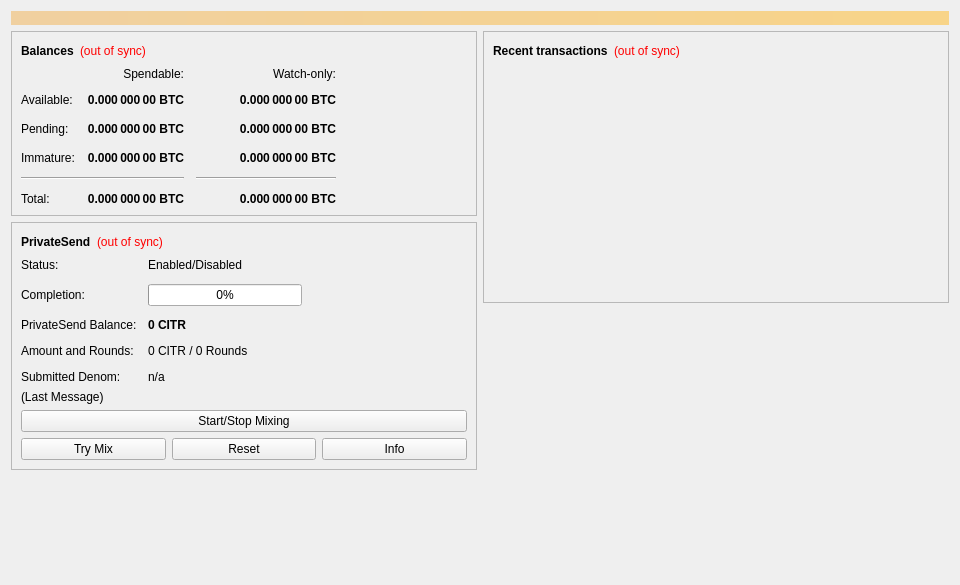
<?xml version="1.0" encoding="UTF-8"?>
<ui version="4.0">
 <class>OverviewPage</class>
 <widget class="QWidget" name="OverviewPage">
  <property name="geometry">
   <rect>
    <x>0</x>
    <y>0</y>
    <width>960</width>
    <height>585</height>
   </rect>
  </property>
  <property name="minimumSize">
   <size>
    <width>960</width>
    <height>0</height>
   </size>
  </property>
  <property name="windowTitle">
   <string>Form</string>
  </property>
  <layout class="QVBoxLayout" name="topLayout">
   <item>
    <widget class="QLabel" name="labelAlerts">
     <property name="visible">
      <bool>false</bool>
     </property>
     <property name="styleSheet">
      <string notr="true">QLabel { background-color: qlineargradient(x1: 0, y1: 0, x2: 1, y2: 0, stop:0 #F0D0A0, stop:1 #F8D488); color:#000000; }</string>
     </property>
     <property name="wordWrap">
      <bool>true</bool>
     </property>
     <property name="margin">
      <number>3</number>
     </property>
     <property name="textInteractionFlags">
      <set>Qt::TextSelectableByMouse</set>
     </property>
    </widget>
   </item>
   <item>
    <layout class="QHBoxLayout" name="horizontalLayout" stretch="1,1">
     <item>
      <layout class="QVBoxLayout" name="verticalLayout_2">
       <item>
        <widget class="QFrame" name="frame">
         <property name="frameShape">
          <enum>QFrame::StyledPanel</enum>
         </property>
         <property name="frameShadow">
          <enum>QFrame::Raised</enum>
         </property>
         <layout class="QVBoxLayout" name="verticalLayout_4">
          <item>
           <layout class="QHBoxLayout" name="horizontalLayout_4">
            <item>
             <widget class="QLabel" name="label_5">
              <property name="font">
               <font>
                <weight>75</weight>
                <bold>true</bold>
               </font>
              </property>
              <property name="text">
               <string>Balances</string>
              </property>
             </widget>
            </item>
            <item>
             <widget class="QLabel" name="labelWalletStatus">
              <property name="toolTip">
               <string>The displayed information may be out of date. Your wallet automatically synchronizes with the Citrus network after a connection is established, but this process has not completed yet.</string>
              </property>
              <property name="styleSheet">
               <string notr="true">QLabel { color: red; }</string>
              </property>
              <property name="text">
               <string notr="true">(out of sync)</string>
              </property>
              <property name="alignment">
               <set>Qt::AlignLeading|Qt::AlignLeft|Qt::AlignVCenter</set>
              </property>
             </widget>
            </item>
            <item>
             <spacer name="horizontalSpacer_3">
              <property name="orientation">
               <enum>Qt::Horizontal</enum>
              </property>
              <property name="sizeHint" stdset="0">
               <size>
                <width>40</width>
                <height>20</height>
               </size>
              </property>
             </spacer>
            </item>
           </layout>
          </item>
          <item>
           <layout class="QGridLayout" name="gridLayout">
            <property name="spacing">
             <number>12</number>
            </property>
            <item row="2" column="2">
             <widget class="QLabel" name="labelWatchPending">
              <property name="font">
               <font>
                <weight>75</weight>
                <bold>true</bold>
               </font>
              </property>
              <property name="cursor">
               <cursorShape>IBeamCursor</cursorShape>
              </property>
              <property name="toolTip">
               <string>Unconfirmed transactions to watch-only addresses</string>
              </property>
              <property name="text">
               <string notr="true">0.000 000 00 BTC</string>
              </property>
              <property name="alignment">
               <set>Qt::AlignRight|Qt::AlignTrailing|Qt::AlignVCenter</set>
              </property>
              <property name="textInteractionFlags">
               <set>Qt::LinksAccessibleByMouse|Qt::TextSelectableByKeyboard|Qt::TextSelectableByMouse</set>
              </property>
             </widget>
            </item>
            <item row="2" column="1">
             <widget class="QLabel" name="labelUnconfirmed">
              <property name="font">
               <font>
                <weight>75</weight>
                <bold>true</bold>
               </font>
              </property>
              <property name="cursor">
               <cursorShape>IBeamCursor</cursorShape>
              </property>
              <property name="toolTip">
               <string>Total of transactions that have yet to be confirmed, and do not yet count toward the spendable balance</string>
              </property>
              <property name="text">
               <string notr="true">0.000 000 00 BTC</string>
              </property>
              <property name="alignment">
               <set>Qt::AlignRight|Qt::AlignTrailing|Qt::AlignVCenter</set>
              </property>
              <property name="textInteractionFlags">
               <set>Qt::LinksAccessibleByMouse|Qt::TextSelectableByKeyboard|Qt::TextSelectableByMouse</set>
              </property>
             </widget>
            </item>
            <item row="3" column="2">
             <widget class="QLabel" name="labelWatchImmature">
              <property name="font">
               <font>
                <weight>75</weight>
                <bold>true</bold>
               </font>
              </property>
              <property name="cursor">
               <cursorShape>IBeamCursor</cursorShape>
              </property>
              <property name="toolTip">
               <string>Mined balance in watch-only addresses that has not yet matured</string>
              </property>
              <property name="text">
               <string notr="true">0.000 000 00 BTC</string>
              </property>
              <property name="alignment">
               <set>Qt::AlignRight|Qt::AlignTrailing|Qt::AlignVCenter</set>
              </property>
              <property name="textInteractionFlags">
               <set>Qt::LinksAccessibleByMouse|Qt::TextSelectableByKeyboard|Qt::TextSelectableByMouse</set>
              </property>
             </widget>
            </item>
            <item row="4" column="0" colspan="2">
             <widget class="Line" name="lineSpendableBalance">
              <property name="orientation">
               <enum>Qt::Horizontal</enum>
              </property>
             </widget>
            </item>
            <item row="4" column="2">
             <widget class="Line" name="lineWatchBalance">
              <property name="sizePolicy">
               <sizepolicy hsizetype="Preferred" vsizetype="Fixed">
                <horstretch>0</horstretch>
                <verstretch>0</verstretch>
               </sizepolicy>
              </property>
              <property name="minimumSize">
               <size>
                <width>140</width>
                <height>0</height>
               </size>
              </property>
              <property name="orientation">
               <enum>Qt::Horizontal</enum>
              </property>
             </widget>
            </item>
            <item row="5" column="0">
             <widget class="QLabel" name="labelTotalText">
              <property name="text">
               <string>Total:</string>
              </property>
             </widget>
            </item>
            <item row="3" column="1">
             <widget class="QLabel" name="labelImmature">
              <property name="font">
               <font>
                <weight>75</weight>
                <bold>true</bold>
               </font>
              </property>
              <property name="cursor">
               <cursorShape>IBeamCursor</cursorShape>
              </property>
              <property name="toolTip">
               <string>Mined balance that has not yet matured</string>
              </property>
              <property name="text">
               <string notr="true">0.000 000 00 BTC</string>
              </property>
              <property name="alignment">
               <set>Qt::AlignRight|Qt::AlignTrailing|Qt::AlignVCenter</set>
              </property>
              <property name="textInteractionFlags">
               <set>Qt::LinksAccessibleByMouse|Qt::TextSelectableByKeyboard|Qt::TextSelectableByMouse</set>
              </property>
             </widget>
            </item>
            <item row="2" column="3">
             <spacer name="horizontalSpacer_2">
              <property name="orientation">
               <enum>Qt::Horizontal</enum>
              </property>
              <property name="sizeHint" stdset="0">
               <size>
                <width>40</width>
                <height>20</height>
               </size>
              </property>
             </spacer>
            </item>
            <item row="3" column="0">
             <widget class="QLabel" name="labelImmatureText">
              <property name="text">
               <string>Immature:</string>
              </property>
             </widget>
            </item>
            <item row="5" column="1">
             <widget class="QLabel" name="labelTotal">
              <property name="font">
               <font>
                <weight>75</weight>
                <bold>true</bold>
               </font>
              </property>
              <property name="cursor">
               <cursorShape>IBeamCursor</cursorShape>
              </property>
              <property name="toolTip">
               <string>Your current total balance</string>
              </property>
              <property name="text">
               <string notr="true">0.000 000 00 BTC</string>
              </property>
              <property name="alignment">
               <set>Qt::AlignRight|Qt::AlignTrailing|Qt::AlignVCenter</set>
              </property>
              <property name="textInteractionFlags">
               <set>Qt::LinksAccessibleByMouse|Qt::TextSelectableByKeyboard|Qt::TextSelectableByMouse</set>
              </property>
             </widget>
            </item>
            <item row="5" column="2">
             <widget class="QLabel" name="labelWatchTotal">
              <property name="font">
               <font>
                <weight>75</weight>
                <bold>true</bold>
               </font>
              </property>
              <property name="cursor">
               <cursorShape>IBeamCursor</cursorShape>
              </property>
              <property name="toolTip">
               <string>Current total balance in watch-only addresses</string>
              </property>
              <property name="text">
               <string notr="true">0.000 000 00 BTC</string>
              </property>
              <property name="alignment">
               <set>Qt::AlignRight|Qt::AlignTrailing|Qt::AlignVCenter</set>
              </property>
              <property name="textInteractionFlags">
               <set>Qt::LinksAccessibleByMouse|Qt::TextSelectableByKeyboard|Qt::TextSelectableByMouse</set>
              </property>
             </widget>
            </item>
            <item row="0" column="2">
             <widget class="QLabel" name="labelWatchonly">
              <property name="text">
               <string>Watch-only:</string>
              </property>
              <property name="alignment">
               <set>Qt::AlignRight|Qt::AlignTrailing|Qt::AlignVCenter</set>
              </property>
             </widget>
            </item>
            <item row="1" column="0">
             <widget class="QLabel" name="labelBalanceText">
              <property name="text">
               <string>Available:</string>
              </property>
             </widget>
            </item>
            <item row="1" column="1">
             <widget class="QLabel" name="labelBalance">
              <property name="font">
               <font>
                <weight>75</weight>
                <bold>true</bold>
               </font>
              </property>
              <property name="cursor">
               <cursorShape>IBeamCursor</cursorShape>
              </property>
              <property name="toolTip">
               <string>Your current spendable balance</string>
              </property>
              <property name="text">
               <string notr="true">0.000 000 00 BTC</string>
              </property>
              <property name="alignment">
               <set>Qt::AlignRight|Qt::AlignTrailing|Qt::AlignVCenter</set>
              </property>
              <property name="textInteractionFlags">
               <set>Qt::LinksAccessibleByMouse|Qt::TextSelectableByKeyboard|Qt::TextSelectableByMouse</set>
              </property>
             </widget>
            </item>
            <item row="1" column="2">
             <widget class="QLabel" name="labelWatchAvailable">
              <property name="font">
               <font>
                <weight>75</weight>
                <bold>true</bold>
               </font>
              </property>
              <property name="cursor">
               <cursorShape>IBeamCursor</cursorShape>
              </property>
              <property name="toolTip">
               <string>Your current balance in watch-only addresses</string>
              </property>
              <property name="text">
               <string notr="true">0.000 000 00 BTC</string>
              </property>
              <property name="alignment">
               <set>Qt::AlignRight|Qt::AlignTrailing|Qt::AlignVCenter</set>
              </property>
              <property name="textInteractionFlags">
               <set>Qt::LinksAccessibleByMouse|Qt::TextSelectableByKeyboard|Qt::TextSelectableByMouse</set>
              </property>
             </widget>
            </item>
            <item row="2" column="0">
             <widget class="QLabel" name="labelPendingText">
              <property name="text">
               <string>Pending:</string>
              </property>
             </widget>
            </item>
            <item row="0" column="1">
             <widget class="QLabel" name="labelSpendable">
              <property name="text">
               <string>Spendable:</string>
              </property>
              <property name="alignment">
               <set>Qt::AlignRight|Qt::AlignTrailing|Qt::AlignVCenter</set>
              </property>
             </widget>
            </item>
           </layout>
          </item>
         </layout>
        </widget>
       </item>
       <item>
        <widget class="QFrame" name="framePrivateSend">
         <property name="layoutDirection">
          <enum>Qt::LeftToRight</enum>
         </property>
         <property name="frameShape">
          <enum>QFrame::StyledPanel</enum>
         </property>
         <property name="frameShadow">
          <enum>QFrame::Raised</enum>
         </property>
         <layout class="QVBoxLayout" name="VerticalLayout_PS1">
          <item>
           <layout class="QHBoxLayout" name="horizontalLayout_5">
            <item>
             <widget class="QLabel" name="labelPrivateSendHeader">
              <property name="font">
               <font>
                <weight>75</weight>
                <bold>true</bold>
               </font>
              </property>
              <property name="text">
               <string>PrivateSend</string>
              </property>
             </widget>
            </item>
            <item>
             <widget class="QLabel" name="labelPrivateSendSyncStatus">
              <property name="toolTip">
               <string>The displayed information may be out of date. Your wallet automatically synchronizes with the Citrus network after a connection is established, but this process has not completed yet.</string>
              </property>
              <property name="styleSheet">
               <string notr="true">QLabel { color: red; }</string>
              </property>
              <property name="text">
               <string notr="true">(out of sync)</string>
              </property>
              <property name="alignment">
               <set>Qt::AlignLeading|Qt::AlignLeft|Qt::AlignVCenter</set>
              </property>
             </widget>
            </item>
            <item>
             <spacer name="horizontalSpacer_4">
              <property name="orientation">
               <enum>Qt::Horizontal</enum>
              </property>
              <property name="sizeHint" stdset="0">
               <size>
                <width>40</width>
                <height>20</height>
               </size>
              </property>
             </spacer>
            </item>
           </layout>
          </item>
          <item>
           <layout class="QFormLayout" name="privateSendFormLayout">
            <property name="fieldGrowthPolicy">
             <enum>QFormLayout::AllNonFixedFieldsGrow</enum>
            </property>
            <property name="horizontalSpacing">
             <number>11</number>
            </property>
            <property name="verticalSpacing">
             <number>12</number>
            </property>
            <item row="0" column="0">
             <widget class="QLabel" name="labelPrivateSendEnabledText">
              <property name="text">
               <string>Status:</string>
              </property>
             </widget>
            </item>
            <item row="0" column="1">
             <widget class="QLabel" name="labelPrivateSendEnabled">
              <property name="text">
               <string>Enabled/Disabled</string>
              </property>
             </widget>
            </item>
            <item row="1" column="0">
             <widget class="QLabel" name="labelCompletitionText">
              <property name="text">
               <string>Completion:</string>
              </property>
             </widget>
            </item>
            <item row="1" column="1">
             <widget class="QProgressBar" name="privateSendProgress">
              <property name="maximumSize">
               <size>
                <width>154</width>
                <height>16777215</height>
               </size>
              </property>
              <property name="value">
               <number>0</number>
              </property>
             </widget>
            </item>
            <item row="2" column="0">
             <widget class="QLabel" name="labelAnonymizedText">
              <property name="text">
               <string>PrivateSend Balance:</string>
              </property>
             </widget>
            </item>
            <item row="2" column="1">
             <widget class="QLabel" name="labelAnonymized">
              <property name="font">
               <font>
                <weight>75</weight>
                <bold>true</bold>
               </font>
              </property>
              <property name="text">
               <string notr="true">0 CITR</string>
              </property>
             </widget>
            </item>
            <item row="3" column="0">
             <widget class="QLabel" name="labelAmountAndRoundsText">
              <property name="text">
               <string>Amount and Rounds:</string>
              </property>
             </widget>
            </item>
            <item row="3" column="1">
             <widget class="QLabel" name="labelAmountRounds">
              <property name="text">
               <string>0 CITR / 0 Rounds</string>
              </property>
             </widget>
            </item>
            <item row="4" column="0">
             <widget class="QLabel" name="labelSubmittedDenomText">
              <property name="text">
               <string>Submitted Denom:</string>
              </property>
             </widget>
            </item>
            <item row="4" column="1">
             <widget class="QLabel" name="labelSubmittedDenom">
              <property name="toolTip">
               <string>The denominations you submitted to the Masternode.&lt;br&gt;To mix, other users must submit the exact same denominations.</string>
              </property>
              <property name="text">
               <string>n/a</string>
              </property>
             </widget>
            </item>
           </layout>
          </item>
          <item>
           <layout class="QVBoxLayout" name="VerticalLayout_PS">
            <item>
             <widget class="QLabel" name="labelPrivateSendLastMessage">
              <property name="text">
               <string>(Last Message)</string>
              </property>
              <property name="alignment">
               <set>Qt::AlignLeading|Qt::AlignLeft|Qt::AlignTop</set>
              </property>
              <property name="wordWrap">
               <bool>true</bool>
              </property>
             </widget>
            </item>
            <item>
             <widget class="QPushButton" name="togglePrivateSend">
              <property name="sizePolicy">
               <sizepolicy hsizetype="MinimumExpanding" vsizetype="Fixed">
                <horstretch>0</horstretch>
                <verstretch>0</verstretch>
               </sizepolicy>
              </property>
              <property name="text">
               <string>Start/Stop Mixing</string>
              </property>
             </widget>
            </item>
            <item>
             <layout class="QHBoxLayout" name="horizontalLayout_debugbuttons">
              <item>
               <widget class="QPushButton" name="privateSendAuto">
                <property name="sizePolicy">
                 <sizepolicy hsizetype="MinimumExpanding" vsizetype="Fixed">
                  <horstretch>0</horstretch>
                  <verstretch>0</verstretch>
                 </sizepolicy>
                </property>
                <property name="toolTip">
                 <string>Try to manually submit a PrivateSend request.</string>
                </property>
                <property name="text">
                 <string>Try Mix</string>
                </property>
               </widget>
              </item>
              <item>
               <widget class="QPushButton" name="privateSendReset">
                <property name="sizePolicy">
                 <sizepolicy hsizetype="MinimumExpanding" vsizetype="Fixed">
                  <horstretch>0</horstretch>
                  <verstretch>0</verstretch>
                 </sizepolicy>
                </property>
                <property name="toolTip">
                 <string>Reset the current status of PrivateSend (can interrupt PrivateSend if it's in the process of Mixing, which can cost you money!)</string>
                </property>
                <property name="autoFillBackground">
                 <bool>false</bool>
                </property>
                <property name="text">
                 <string>Reset</string>
                </property>
               </widget>
              </item>
              <item>
               <widget class="QPushButton" name="privateSendInfo">
                <property name="sizePolicy">
                 <sizepolicy hsizetype="MinimumExpanding" vsizetype="Fixed">
                  <horstretch>0</horstretch>
                  <verstretch>0</verstretch>
                 </sizepolicy>
                </property>
                <property name="toolTip">
                 <string>Information about PrivateSend and Mixing</string>
                </property>
                <property name="text">
                 <string>Info</string>
                </property>
               </widget>
              </item>
             </layout>
            </item>
           </layout>
          </item>
         </layout>
        </widget>
       </item>
       <item>
        <spacer name="verticalSpacer">
         <property name="orientation">
          <enum>Qt::Vertical</enum>
         </property>
         <property name="sizeHint" stdset="0">
          <size>
           <width>20</width>
           <height>40</height>
          </size>
         </property>
        </spacer>
       </item>
      </layout>
     </item>
     <item>
      <layout class="QVBoxLayout" name="verticalLayout_3">
       <item>
        <widget class="QFrame" name="frame_2">
         <property name="frameShape">
          <enum>QFrame::StyledPanel</enum>
         </property>
         <property name="frameShadow">
          <enum>QFrame::Raised</enum>
         </property>
         <layout class="QVBoxLayout" name="verticalLayout">
          <item>
           <layout class="QHBoxLayout" name="horizontalLayout_2">
            <item>
             <widget class="QLabel" name="label_4">
              <property name="font">
               <font>
                <weight>75</weight>
                <bold>true</bold>
               </font>
              </property>
              <property name="text">
               <string>Recent transactions</string>
              </property>
             </widget>
            </item>
            <item>
             <widget class="QLabel" name="labelTransactionsStatus">
              <property name="toolTip">
               <string>The displayed information may be out of date. Your wallet automatically synchronizes with the Citrus network after a connection is established, but this process has not completed yet.</string>
              </property>
              <property name="styleSheet">
               <string notr="true">QLabel { color: red; }</string>
              </property>
              <property name="text">
               <string notr="true">(out of sync)</string>
              </property>
              <property name="alignment">
               <set>Qt::AlignLeading|Qt::AlignLeft|Qt::AlignVCenter</set>
              </property>
             </widget>
            </item>
            <item>
             <spacer name="horizontalSpacer">
              <property name="orientation">
               <enum>Qt::Horizontal</enum>
              </property>
              <property name="sizeHint" stdset="0">
               <size>
                <width>40</width>
                <height>20</height>
               </size>
              </property>
             </spacer>
            </item>
           </layout>
          </item>
          <item>
           <widget class="QListView" name="listTransactions">
            <property name="styleSheet">
             <string notr="true">QListView { background: transparent; }</string>
            </property>
            <property name="frameShape">
             <enum>QFrame::NoFrame</enum>
            </property>
            <property name="verticalScrollBarPolicy">
             <enum>Qt::ScrollBarAlwaysOff</enum>
            </property>
            <property name="horizontalScrollBarPolicy">
             <enum>Qt::ScrollBarAlwaysOff</enum>
            </property>
            <property name="selectionMode">
             <enum>QAbstractItemView::NoSelection</enum>
            </property>
           </widget>
          </item>
         </layout>
        </widget>
       </item>
       <item>
        <spacer name="verticalSpacer_2">
         <property name="orientation">
          <enum>Qt::Vertical</enum>
         </property>
         <property name="sizeHint" stdset="0">
          <size>
           <width>20</width>
           <height>40</height>
          </size>
         </property>
        </spacer>
       </item>
      </layout>
     </item>
    </layout>
   </item>
  </layout>
 </widget>
 <resources/>
 <connections/>
</ui>
